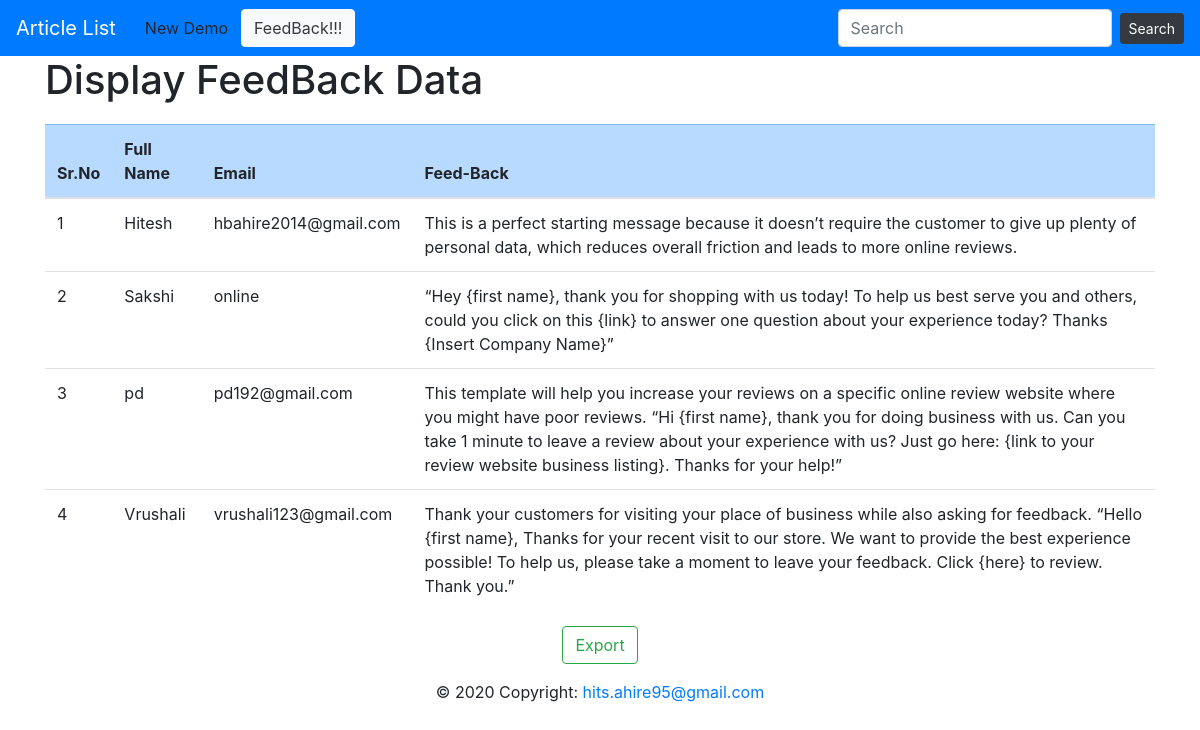
Screenshot of /index.php/export with the database file from the repository.
### tables this page shows
CREATE TABLE `feedback` (
  `id` int(11) NOT NULL,
  `name` text NOT NULL,
  `email` text NOT NULL,
  `feedback` text NOT NULL
);

### application/controllers/export.php (called while the page is built, shortened)
<?php
	class Export extends MY_controller {
		public function __construct() {
   		  $this->load->model('export_model');
    	}
    	public function index() {
        $data['title']    = 'Display FeedBack Data';
        $data['feedback'] = $this->export_model->getFeedbackList();
        $this->load->view('users/feedbacklist', $data);
      }
	}
?>

### index.php (called while the page is built, shortened)
<?php
require_once BASEPATH.'core/CodeIgniter.php';

### application/models/export_model.php (called while the page is built)
<?php
	class Export_Model extends CI_Model {
		public function getFeedbackList() {
			$result = $this->db->select(['id', 'name', 'email', 'feedback'])
							   ->from('feedback')
							   ->get();
			return $result->result();
		}
	}
?>

### application/views/users/feedbacklist.php (the view)
<?php include('header.php')?>
<div class="container">
	<h1><?= $title; ?></h1>
	<table class="table table-hover" style="margin-top: 20px">
		<thead>
	    	<tr class="table-primary">
	    		<th>Sr.No</th>
		        <th>Full Name</th>
		        <th>Email</th>
		        <th>Feed-Back</th>
	      	</tr>
	    </thead>
	    <tbody>
	    	<?php
	    		$cout = 1;
	    		foreach($feedback as $row) {
	    	?>
		    	<tr>
		    		<td><?php echo $cout++; ?></td>
			        <td><?php echo $row->name ?></td>
			        <td><?php echo $row->email ?></td>
			        <td><?php echo $row->feedback ?></td>
		      	</tr>
	      <?php } ?>
	  	</tbody>
	</table>
	<div align="center">
		<form action="<?= base_url()?>/export/createXLS">
			<input type="submit" name = "export" class = "btn btn-outline-success" value = "Export">
		</form>
	</div>
</div>
<?php include('footer.php')?>

### application/views/users/header.php (shortened to what this page needs)
<!DOCTYPE html>
<html lang="en">
<head>
   <link rel="stylesheet" href="https://maxcdn.bootstrapcdn.com/bootstrap/4.5.2/css/bootstrap.min.css">
</head>
<body>
<nav class="navbar navbar-expand-lg navbar-dark bg-primary">
  <a class="navbar-brand" href="javascript:void(0)">Article List</a>
  <div class="collapse navbar-collapse" id="navb">
    <ul class="navbar-nav mr-auto">
      <li class="nav-item active">
        <a class="btn " href="<?= base_url()?>dynamic_dependent">New Demo</a>
      </li>
      <li class="nav-item active">
        <a class="btn btn-light text-dark" href="<?= base_url('export'); ?>">FeedBack!!!</a>
      </li>
    </ul>
    <form class="form-inline my-2 my-lg-0">
      <input class="form-control mr-sm-2" type="text" placeholder="Search">
      <button class="btn btn-dark btn-sm my-2 my-sm-0" type="button">Search</button>
    </form>
  </div>
</nav>
</body>

### application/views/users/footer.php (shortened to what this page needs)
<footer class="page-footer font-small blue">
  <div class="footer-copyright text-center py-3">© 2020 Copyright:
    <a href=""> hits.ahire95@gmail.com</a>
  </div>
</footer>

### rows the page displays
feedback: name "Hitesh", email "hbahire2014@gmail.com", feedback "This is a perfect starting message because it doesn’t require the customer to give up plenty of personal data, which reduces overall friction and leads to more online reviews."
feedback: name "Sakshi", email "online", feedback "“Hey {first name}, thank you for shopping with us today! To help us best serve you and others, could you click on this {link} to answer one question about your experience today? Thanks {Insert Company Name}”"
feedback: name "pd", email "pd192@gmail.com", feedback "This template will help you increase your reviews on a specific online review website where you might have poor reviews. “Hi {first name}, thank you for doing business with us. Can you take 1 minute to leave a review about your experience with us? Just go here: {link to your review website business listing}. Thanks for your help!”"
feedback: name "Vrushali", email "vrushali123@gmail.com", feedback "Thank your customers for visiting your place of business while also asking for feedback. “Hello {first name}, Thanks for your recent visit to our store. We want to provide the best experience possible! To help us, please take a moment to leave your feedback. Click {here} to review. Thank you.”"

### other values shown
$title "Display FeedBack Data"
